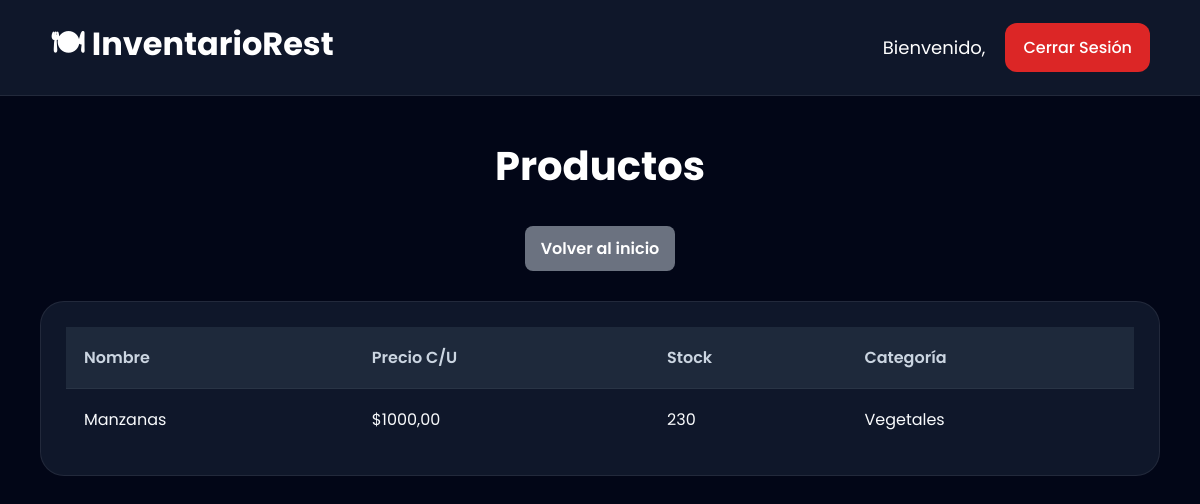
/productos/, run on an earlier commit of the app's database.
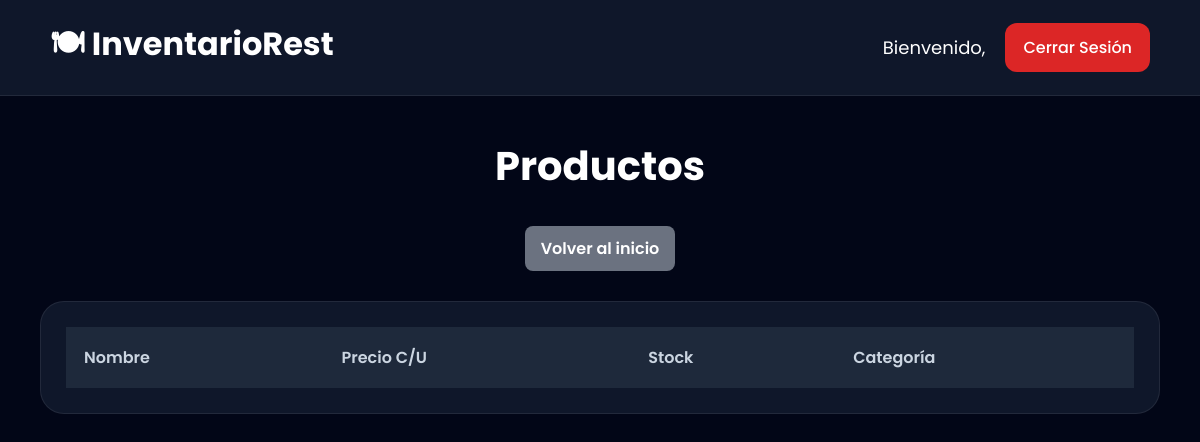
And on a later commit of the database.
### modulo/models.py (models this page shows, shortened)
class Producto(models.Model):
    nombre = models.CharField(
        max_length=100
    )
    descripcion = models.TextField(
        blank=True,
        null=True
    )
    precio = models.DecimalField(
        max_digits=10,
        decimal_places=2
    )
    stock_actual = models.IntegerField(
        default=0
    )
    categoria = models.ForeignKey(
        Categoria,
        on_delete=models.CASCADE
    )
    class Meta:
        verbose_name = "Producto"
        verbose_name_plural = "Productos"

class Categoria(models.Model):
    nombre = models.CharField(
        max_length=100
    )
    descripcion = models.TextField(
        blank=True,
        null=True
    )
    class Meta:
        verbose_name = "Categoria"
        verbose_name_plural = "Categorias"

### modulo/views.py (the view)
# urls.py: path('productos/', views.lista_productos, name='productos'),
def lista_productos(request):
    productos = Producto.objects.all()
    return render(
        request,
        'modulo/lista_productos.html',
        {
            'productos': productos
        }
    )

### modulo/templates/modulo/lista_productos.html (shortened to what this page needs)
{% extends 'modulo/base.html' %}
{% block content %}
<div class="products-page">
    <div class="products-header">
    <h1 class="page-title">
        Productos
    </h1>
    <div class="actions-group">
        <a href="{% url 'dashboard' %}"
           class="back-btn">
            Volver al inicio
        </a>
    </div>
</div>
</div>
    <div class="products-card">
        <table class="products-table">
            <thead>
                <tr>
                    <th>Nombre</th>
                    <th>Precio C/U</th>
                    <th>Stock</th>
                    <th>Categoría</th>
                </tr>
            </thead>
            <tbody>
                {% for producto in productos %}
                <tr>
                    <td>{{ producto.nombre }}</td>
                    <td>${{ producto.precio }}</td>
                    <td>{{ producto.stock_actual }}</td>
                    <td>{{ producto.categoria.nombre }}</td>
                </tr>
                {% endfor %}
            </tbody>
        </table>
    </div>
{% endblock %}

What changed in the data, as far as the page shows it:
removed Producto: nombre "Manzanas", precio "1000,00", stock_actual "230", categoria.nombre "Vegetales"
